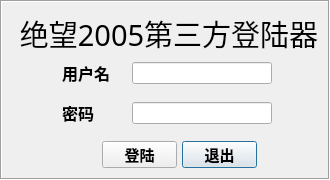
<?xml version="1.0" encoding="UTF-8"?>
<ui version="4.0">
 <class>loginDialog</class>
 <widget class="QDialog" name="loginDialog">
  <property name="geometry">
   <rect>
    <x>0</x>
    <y>0</y>
    <width>330</width>
    <height>180</height>
   </rect>
  </property>
  <property name="minimumSize">
   <size>
    <width>330</width>
    <height>180</height>
   </size>
  </property>
  <property name="maximumSize">
   <size>
    <width>330</width>
    <height>180</height>
   </size>
  </property>
  <property name="windowTitle">
   <string>登陆</string>
  </property>
  <property name="windowIcon">
   <iconset>
    <normaloff>src/logo_school.png</normaloff>src/logo_school.png</iconset>
  </property>
  <property name="autoFillBackground">
   <bool>false</bool>
  </property>
  <property name="sizeGripEnabled">
   <bool>false</bool>
  </property>
  <property name="modal">
   <bool>false</bool>
  </property>
  <widget class="QStackedWidget" name="stackedWidget">
   <property name="geometry">
    <rect>
     <x>0</x>
     <y>0</y>
     <width>330</width>
     <height>180</height>
    </rect>
   </property>
   <property name="minimumSize">
    <size>
     <width>330</width>
     <height>180</height>
    </size>
   </property>
   <property name="maximumSize">
    <size>
     <width>330</width>
     <height>180</height>
    </size>
   </property>
   <property name="cursor">
    <cursorShape>ArrowCursor</cursorShape>
   </property>
   <property name="contextMenuPolicy">
    <enum>Qt::NoContextMenu</enum>
   </property>
   <property name="frameShape">
    <enum>QFrame::Box</enum>
   </property>
   <property name="frameShadow">
    <enum>QFrame::Sunken</enum>
   </property>
   <widget class="QWidget" name="page">
    <property name="enabled">
     <bool>true</bool>
    </property>
    <property name="sizePolicy">
     <sizepolicy hsizetype="Fixed" vsizetype="Fixed">
      <horstretch>0</horstretch>
      <verstretch>0</verstretch>
     </sizepolicy>
    </property>
    <property name="minimumSize">
     <size>
      <width>325</width>
      <height>175</height>
     </size>
    </property>
    <property name="maximumSize">
     <size>
      <width>325</width>
      <height>175</height>
     </size>
    </property>
    <property name="layoutDirection">
     <enum>Qt::LeftToRight</enum>
    </property>
    <widget class="QLabel" name="LoginTitleabel">
     <property name="geometry">
      <rect>
       <x>1</x>
       <y>11</y>
       <width>332</width>
       <height>41</height>
      </rect>
     </property>
     <property name="minimumSize">
      <size>
       <width>332</width>
       <height>41</height>
      </size>
     </property>
     <property name="maximumSize">
      <size>
       <width>332</width>
       <height>16777215</height>
      </size>
     </property>
     <property name="font">
      <font>
       <family>微软雅黑</family>
       <pointsize>22</pointsize>
       <italic>false</italic>
      </font>
     </property>
     <property name="text">
      <string>绝望2005第三方登陆器</string>
     </property>
     <property name="scaledContents">
      <bool>false</bool>
     </property>
     <property name="alignment">
      <set>Qt::AlignCenter</set>
     </property>
    </widget>
    <widget class="QLabel" name="userNamelabel">
     <property name="geometry">
      <rect>
       <x>60</x>
       <y>60</y>
       <width>48</width>
       <height>22</height>
      </rect>
     </property>
     <property name="minimumSize">
      <size>
       <width>48</width>
       <height>22</height>
      </size>
     </property>
     <property name="font">
      <font>
       <family>微软雅黑</family>
       <pointsize>12</pointsize>
       <weight>75</weight>
       <bold>true</bold>
      </font>
     </property>
     <property name="text">
      <string>用户名</string>
     </property>
     <property name="buddy">
      <cstring>userNameLineEdit</cstring>
     </property>
    </widget>
    <widget class="QLabel" name="userCodelabel">
     <property name="geometry">
      <rect>
       <x>60</x>
       <y>100</y>
       <width>32</width>
       <height>22</height>
      </rect>
     </property>
     <property name="minimumSize">
      <size>
       <width>32</width>
       <height>22</height>
      </size>
     </property>
     <property name="font">
      <font>
       <family>微软雅黑</family>
       <pointsize>12</pointsize>
       <weight>75</weight>
       <bold>true</bold>
      </font>
     </property>
     <property name="text">
      <string>密码</string>
     </property>
     <property name="buddy">
      <cstring>userCodeLineEdit</cstring>
     </property>
    </widget>
    <widget class="QLineEdit" name="userNameLineEdit">
     <property name="geometry">
      <rect>
       <x>130</x>
       <y>60</y>
       <width>140</width>
       <height>22</height>
      </rect>
     </property>
     <property name="minimumSize">
      <size>
       <width>140</width>
       <height>22</height>
      </size>
     </property>
     <property name="maximumSize">
      <size>
       <width>140</width>
       <height>22</height>
      </size>
     </property>
    </widget>
    <widget class="QPushButton" name="quitButton">
     <property name="geometry">
      <rect>
       <x>180</x>
       <y>139</y>
       <width>75</width>
       <height>27</height>
      </rect>
     </property>
     <property name="minimumSize">
      <size>
       <width>75</width>
       <height>27</height>
      </size>
     </property>
     <property name="maximumSize">
      <size>
       <width>75</width>
       <height>27</height>
      </size>
     </property>
     <property name="font">
      <font>
       <family>微软雅黑</family>
       <pointsize>11</pointsize>
       <weight>75</weight>
       <bold>true</bold>
      </font>
     </property>
     <property name="text">
      <string>退出</string>
     </property>
    </widget>
    <widget class="QPushButton" name="loginButton">
     <property name="geometry">
      <rect>
       <x>100</x>
       <y>139</y>
       <width>75</width>
       <height>27</height>
      </rect>
     </property>
     <property name="minimumSize">
      <size>
       <width>75</width>
       <height>27</height>
      </size>
     </property>
     <property name="maximumSize">
      <size>
       <width>75</width>
       <height>27</height>
      </size>
     </property>
     <property name="font">
      <font>
       <family>微软雅黑</family>
       <pointsize>11</pointsize>
       <weight>75</weight>
       <bold>true</bold>
      </font>
     </property>
     <property name="inputMethodHints">
      <set>Qt::ImhNone</set>
     </property>
     <property name="text">
      <string>登陆</string>
     </property>
    </widget>
    <widget class="QLineEdit" name="userCodeLineEdit">
     <property name="geometry">
      <rect>
       <x>130</x>
       <y>100</y>
       <width>140</width>
       <height>22</height>
      </rect>
     </property>
     <property name="minimumSize">
      <size>
       <width>140</width>
       <height>22</height>
      </size>
     </property>
     <property name="maximumSize">
      <size>
       <width>140</width>
       <height>22</height>
      </size>
     </property>
     <property name="echoMode">
      <enum>QLineEdit::Password</enum>
     </property>
    </widget>
   </widget>
   <widget class="QWidget" name="page_2">
    <property name="sizePolicy">
     <sizepolicy hsizetype="Fixed" vsizetype="Fixed">
      <horstretch>0</horstretch>
      <verstretch>0</verstretch>
     </sizepolicy>
    </property>
    <widget class="QProgressBar" name="progressBar">
     <property name="geometry">
      <rect>
       <x>20</x>
       <y>140</y>
       <width>281</width>
       <height>20</height>
      </rect>
     </property>
     <property name="value">
      <number>24</number>
     </property>
     <property name="textVisible">
      <bool>false</bool>
     </property>
    </widget>
    <widget class="QLabel" name="label">
     <property name="geometry">
      <rect>
       <x>10</x>
       <y>60</y>
       <width>301</width>
       <height>52</height>
      </rect>
     </property>
     <property name="minimumSize">
      <size>
       <width>301</width>
       <height>51</height>
      </size>
     </property>
     <property name="font">
      <font>
       <family>Comic Sans MS</family>
       <pointsize>28</pointsize>
       <weight>50</weight>
       <italic>true</italic>
       <bold>false</bold>
      </font>
     </property>
     <property name="text">
      <string>Loading...</string>
     </property>
     <property name="alignment">
      <set>Qt::AlignCenter</set>
     </property>
    </widget>
    <widget class="QPushButton" name="loadingQuitButton">
     <property name="geometry">
      <rect>
       <x>290</x>
       <y>0</y>
       <width>31</width>
       <height>23</height>
      </rect>
     </property>
     <property name="text">
      <string>X</string>
     </property>
    </widget>
   </widget>
  </widget>
 </widget>
 <tabstops>
  <tabstop>userNameLineEdit</tabstop>
  <tabstop>userCodeLineEdit</tabstop>
  <tabstop>loginButton</tabstop>
  <tabstop>quitButton</tabstop>
 </tabstops>
 <resources/>
 <connections>
  <connection>
   <sender>quitButton</sender>
   <signal>clicked()</signal>
   <receiver>loginDialog</receiver>
   <slot>close()</slot>
   <hints>
    <hint type="sourcelabel">
     <x>228</x>
     <y>153</y>
    </hint>
    <hint type="destinationlabel">
     <x>245</x>
     <y>179</y>
    </hint>
   </hints>
  </connection>
  <connection>
   <sender>loadingQuitButton</sender>
   <signal>clicked()</signal>
   <receiver>loginDialog</receiver>
   <slot>close()</slot>
   <hints>
    <hint type="sourcelabel">
     <x>304</x>
     <y>25</y>
    </hint>
    <hint type="destinationlabel">
     <x>414</x>
     <y>90</y>
    </hint>
   </hints>
  </connection>
 </connections>
</ui>
